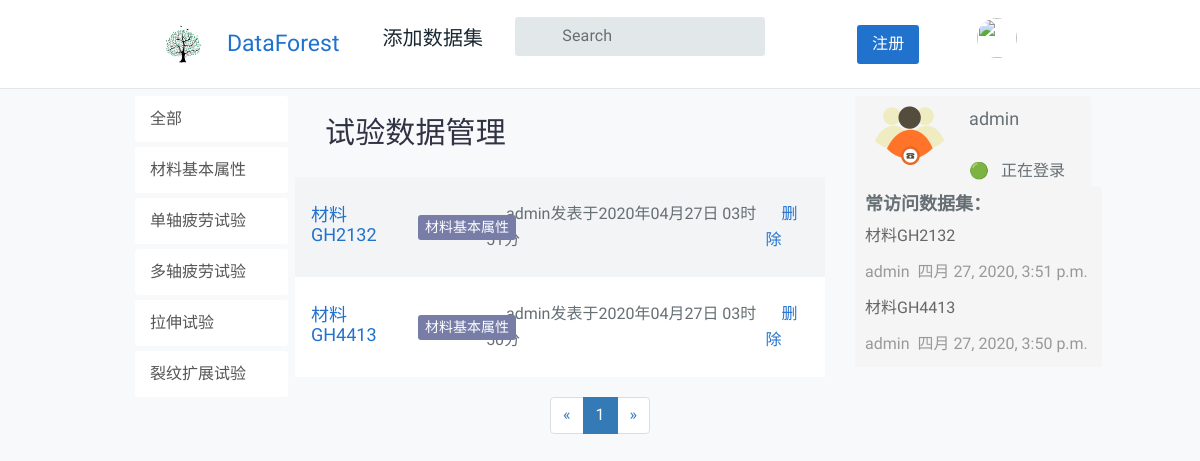
The page /question/question_index/1/ (signed in) on the database its author committed.
### CategoryApp/models.py (models this page shows)
class Category(models.Model):
    name = models.CharField(max_length=20, unique=True, verbose_name='分组名称')
    number = models.IntegerField(unique=True, verbose_name='分组序号')
    def __str__(self):
        return self.name

### QuestionApp/models.py (models this page shows, shortened)
class Question(models.Model):
    user = models.ForeignKey(User, verbose_name='提问者', related_name='questions', on_delete=models.CASCADE)
    questionTitle = models.CharField('问题标题', max_length=40, unique=True, blank=False)
    questionCategory = models.ForeignKey('CategoryApp.Category', verbose_name='板块名称', on_delete=models.CASCADE)
    questionDescription = models.TextField('详细描述')
    created = models.DateTimeField(default=timezone.now, verbose_name='发布日期')
    publishDate = models.DateTimeField(auto_now=True, verbose_name='更新日期')
    goodNum = models.IntegerField(default=0, verbose_name='赞数')
    badNum = models.IntegerField(default=0, verbose_name='反对数')
    grade = models.IntegerField(default=0, verbose_name='综合质量')
    collect = models.ManyToManyField(User, related_name='collect_question', verbose_name='收藏', blank=True)
    users_like = models.ManyToManyField(User, related_name="questions_like", blank=True)
    users_unlike = models.ManyToManyField(User, related_name="questions_unlike", blank=True)
    views = models.IntegerField(default=0, verbose_name="阅读次数")

### QuestionApp/views.py (the view)
# urls.py: path('question_index/<int:page_id>/', views.index, name='index'),
@login_required(login_url='/account/login')
def index(request, page_id):
    category_id = request.GET.get('category_id')
    _user = request.user
    if len(request.GET) == 0:
        question_1 = Question.objects.all().order_by('-created', '-grade', 'questionTitle')
        question_2 = Question.objects.all().order_by('-views', 'created', 'questionTitle')[:10]
    else:
        question_1 = Question.objects.filter(questionCategory_id=category_id).order_by('-created', '-grade',
                                                                                       'questionTitle')
        question_2 = Question.objects.filter(questionCategory_id=category_id).order_by('-views', 'created',
                                                                                       'questionTitle')
    paginator = Paginator(question_1, 10)
    page_of_questions = paginator.page(page_id)
    current_page_num = page_of_questions.number
    page_range = list(range(max(current_page_num - 2, 1), current_page_num)) + list(
        range(current_page_num, min(current_page_num + 2, paginator.num_pages) + 1))
    if page_range[0] - 1 >= 2:
        page_range.insert(0, '...')
    if page_range[-1] <= paginator.num_pages - 2:
        page_range.insert(len(page_range), '...')
    if page_range[0] != 1:
        page_range.insert(0, 1)
    if page_range[-1] != paginator.num_pages:
        page_range.append(paginator.num_pages)
    categorys = Category.objects.all()
    context = {
        "question_1": question_1,
        "question_2": question_2,
        "categorys": categorys,
        'page_of_questions': page_of_questions,
        'page_range': page_range,
        'user': _user,
    }
    return render(request, "question/index_question.html", context=context)

### templates/question/index_question.html (shortened to what this page needs)
{% load static %}
<!DOCTYPE html>
<html lang="zh-cn">
<head>
    <link rel="stylesheet" href="{% static 'css/bootstrap.css' %}">
    <link rel="stylesheet" href="{% static 'css/bootstrap-theme.css' %}">
    <link rel="stylesheet" href="{% static 'css/style.css' %}">
    <link rel="stylesheet" href="{% static 'css/main.css' %}">
</head>
<body>
    {% include "head.html" %}
    <main id="tt-pageContent" class="tt-offset-small">
        <div class="blank">
            <p>&nbsp</p>
        </div>
        <div class="container">
            {% block register %}
            <div class="row">
            {% block content %}
                <div class="col-sm-2">
                    <div class="side-bar" style="position: fixed;">
                        <a class="list-group-item" href="{% url 'question:index' page_id=1 %}">全部&nbsp&nbsp&nbsp&nbsp&nbsp&nbsp&nbsp&nbsp&nbsp&nbsp&nbsp&nbsp&nbsp&nbsp&nbsp&nbsp&nbsp&nbsp&nbsp&nbsp&nbsp&nbsp&nbsp</a>
                        {% for category in categorys %}
                        <a class="list-group-item" href="/question/question_index/1/?category_id={{ category.id }}">{{ category.name}}</a>
                        {% endfor %}
                    </div>
                </div>
                <div class="col-sm-7">
                    <div class="tt-topic-list">
                        <div class="tt-list-header">
                            <div class="tt-col-topic">
                                <h2>试验数据管理</h2>
                            </div>
                        </div>
                        {% with total_likes=question.users_like.count  users_like=question.users_like.all %}
                        {% for question in page_of_questions %}
                        <div class="tt-item">
                            <div class="tt-row-descrption">
                                <h4 class="tt-title"><a href="{% url 'question:question_content' question_id=question.id %}">
                                        {{question.questionTitle}}
                                </a></h4>
                            </div>
                            <div class="tt-col-category"><span
                                    class="tt-color04 tt-badge">{{ question.questionCategory }}</span></div>
                            <div class="col-ms-3">&nbsp;&nbsp;&nbsp;&nbsp;&nbsp;{{ question.user }}发表于{{ question.created | date:'Y年m月d日 h时 i分' }}</div>
                            {% if user.is_superuser %}
                            <a href="{% url 'question:delete-question' question_id=question.pk  %}?page_id=1"><div class="news-title">&nbsp;&nbsp;&nbsp;&nbsp;删除</div></a>
                            {% endif %}
                        </div>
                        {% endfor %}
                        {% endwith %}
                    </div>
                </div>
                {% endblock %}
                {% block right %}
                <div class="col-sm-3" >
                    <div class="side-bar-well clearfix" style="position: fixed;">
                        <div class="col-sm-5"><img src="{% static 'images/support.png' %}"></div>
                        <div class="col-sm-7">
                            {% if user.username %}
                            <p class="side-bar-well-title">{{user.username}}</p>
                            <p>🟢&nbsp;&nbsp;&nbsp;正在登录</p>
                            {% else %}
                            <p>🔴&nbsp;&nbsp;&nbsp;未登录</p>
                            {% endif %}
                        </div>
                    </div>
                    <div class="side-bar-well" style="position: fixed; margin-top:90px">
                        <strong class="side-bar-well-title">常访问数据集：</strong>
                        {% for question in question_2 %}
                        <a href="{% url 'question:question_content' question_id=question.id %}" class="news-item">
                            <div class="news-title">{{question.questionTitle}}</div>
                        </a>
                        <div class="news-info">
                            <span>{{ question.user }}</span>
                            <span>&nbsp{{question.created}}&nbsp</span>
                        </div>
                        {% endfor %}
                    </div>
                </div>
                {% endblock right %}
                {% endblock %}
            </div>
        </div>
        {% block page %}
         <div class="text-center">
            <ul class="pagination" >
            <li>
                {% if page_of_questions.has_previous %}
                    <a href="{% url 'question:index' page_id=page_of_questions.previous_page_number %}" aria-label="Previous">
                        <span aria-hidden="true">&laquo;</span>
                    </a>
                {% else %}
                    <span aria-hidden="true">&laquo;</span>
                {% endif %}
            </li>
                {% for page_num in page_range %}
                    {% if page_num == page_of_questions.number %}
                        <li class="active"><a href="{% url 'question:index' page_id=page_num %}">{{ page_num }}</a></li>
                    {% else %}
                        {% if page_num == '...' %}
                            <li><span>{{ page_num }}</span></li>
                        {% else %}
                            <li><a href="{% url 'question:index' page_id=page_num %}">{{ page_num }}</a></li>
                        {% endif %}
                    {% endif %}
                {% endfor %}
            <li>
                {% if page_of_questions.has_next %}
                    <a href="{% url 'question:index' page_id=page_of_questions.next_page_number %}" aria-label="Next">
                        <span aria-hidden="true">&raquo;</span>
                    </a>
                 {% else %}
                    <span aria-hidden="true">&raquo;</span>
                 {% endif %}
            </li>
            </ul>
            </div>
        {% endblock %}
    </main>
</body>
</html>

### static/css/main.css (style rules this page uses)
.side-bar .list-group-item { border: 0; border-radius: 3px; margin-bottom: 5px; }
.side-bar-well { padding: 5px; background: #f5f5f5; margin-bottom: 10px; border-radius: 3px; }
.side-bar-well-title { font-size: 18px; padding:0px; margin-bottom: 0cm; }
.news-item { display: block; color: #666; }
.side-bar-well > * { padding: 5px; }
.news-info { color: #999; padding: 5px; }

### templates/question/index_question.html (style rules this page uses)
div { font-family:&amp;quot;Microsoft YaHei&amp;quot;,微软雅黑,&amp;quot;MicrosoftJhengHei&amp;quot;,华文细黑,STHeiti,MingLiu; }

### templates/head.html (style rules this page uses)
div { font-family:&amp;quot;Microsoft YaHei&amp;quot;,微软雅黑,&amp;quot;MicrosoftJhengHei&amp;quot;,华文细黑,STHeiti,MingLiu; }

### rows shown on the page
Category: name "材料基本属性"
Category: name "单轴疲劳试验"
Category: name "多轴疲劳试验"
Category: name "拉伸试验"
Category: name "裂纹扩展试验"
Question: questionTitle "材料GH2132", questionCategory "材料基本属性", user "admin", created "2020年04月27日 03时…", created "四月 27, 2020, 3:51 p.m."
Question: questionTitle "材料GH4413", questionCategory "材料基本属性", user "admin", created "2020年04月27日 03时…", created "四月 27, 2020, 3:50 p.m."

### other values the page prints
{{ user.username }} "admin"
{{ page_num }} "1"
